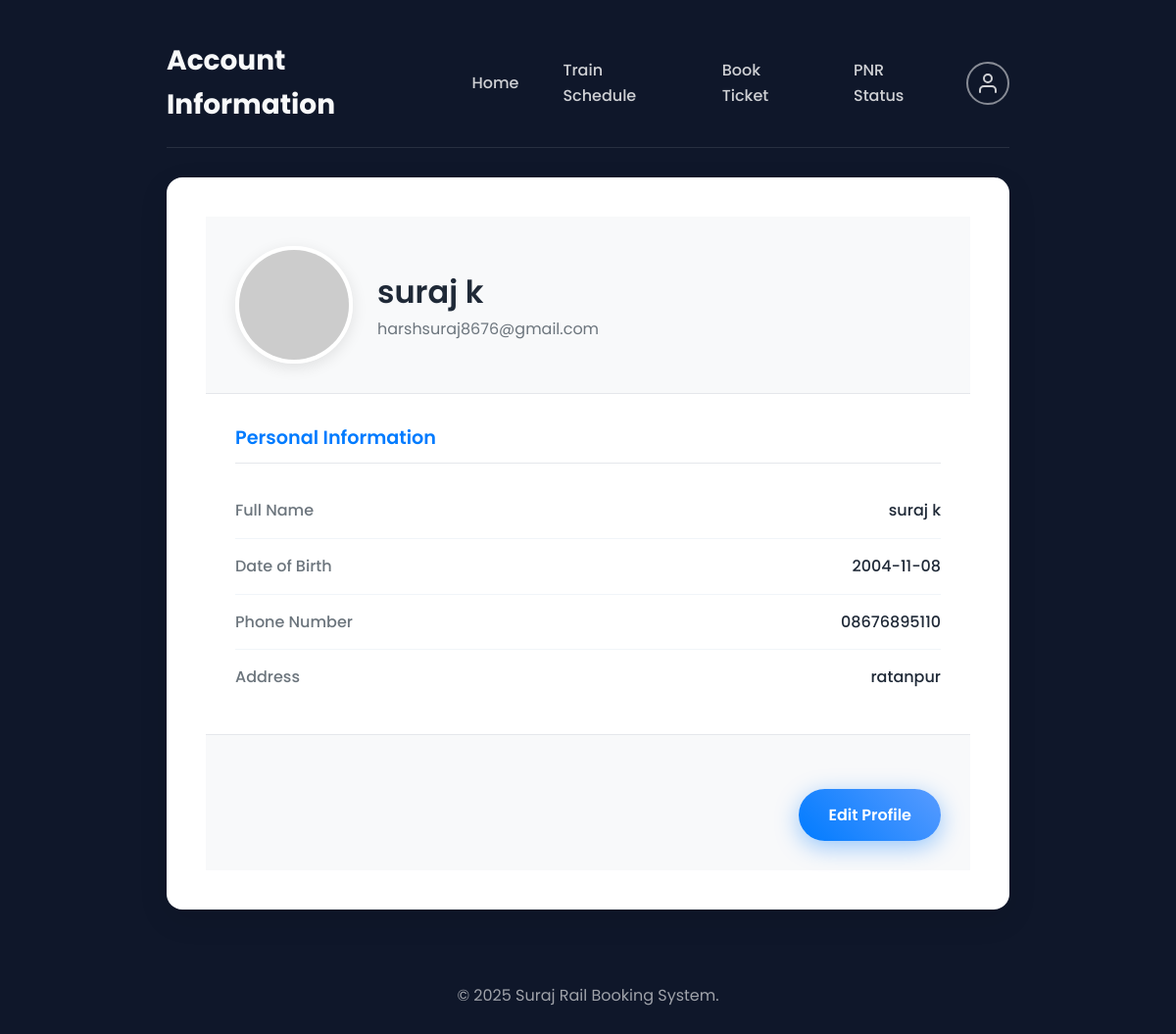
Screenshot of /profile (signed in) with the database file from the repository.
### tables this page shows
CREATE TABLE users (
                    username TEXT PRIMARY KEY, 
                    password TEXT, 
                    full_name TEXT,
                    email TEXT,
                    phone TEXT,
                    dob TEXT,
                    address TEXT, 
                    profile_pic_url TEXT,
                    is_admin BOOLEAN DEFAULT 0
                );

### app.py (the view, shortened to what this page needs)
@app.route('/profile', methods=['GET', 'POST'])
def profile():
    if 'username' not in session:
        flash('Please log in to view your profile.', 'error')
        return redirect(url_for('login'))
    conn = sqlite3.connect('database.db')
    conn.row_factory = sqlite3.Row
    user = conn.execute('SELECT * FROM users WHERE username = ?', (session['username'],)).fetchone()
    conn.close()
    if not user:
        session.pop('username', None)
        session.pop('is_admin', None)
        flash('Your session was invalid. Please log in again.', 'error')
        return redirect(url_for('login'))
    edit_mode = request.args.get('edit', 'false').lower() == 'true'
    return render_template('profile.html', user=user, edit_mode=edit_mode)

### templates/profile.html (shortened to what this page needs)
{% extends "base.html" %}
{% block header %}Account Information{% endblock %}
{% block content %}
<div class="profile-page">
    {% if edit_mode %}
    <form action="{{ url_for('profile') }}" method="POST" class="modern-form">
        <h3>Edit Your Profile</h3>
        <div class="form-group">
            <label for="profile_pic_url">Profile Picture URL</label>
            <div class="input-with-icon">
                <svg xmlns="http://www.w3.org/2000/svg" width="24" height="24" viewBox="0 0 24 24" fill="none" stroke="currentColor" stroke-width="2" stroke-linecap="round" stroke-linejoin="round"><path d="M20 6L9 17l-5-5"/></svg>
                <input type="url" id="profile_pic_url" name="profile_pic_url" placeholder="https://example.com/image.jpg" value="{{ user.profile_pic_url or '' }}">
            </div>
        </div>
        <div class="form-group">
            <label for="full_name">Full Name</label>
            <div class="input-with-icon">
                <svg xmlns="http://www.w3.org/2000/svg" width="24" height="24" viewBox="0 0 24 24" fill="none" stroke="currentColor" stroke-width="2" stroke-linecap="round" stroke-linejoin="round"><path d="M20 21v-2a4 4 0 0 0-4-4H8a4 4 0 0 0-4 4v2"></path><circle cx="12" cy="7" r="4"></circle></svg>
                <input type="text" id="full_name" name="full_name" placeholder="Enter your full name" value="{{ user.full_name or '' }}">
            </div>
        </div>
        <div class="form-group">
            <label for="email">Email Address</label>
            <div class="input-with-icon">
                <svg xmlns="http://www.w3.org/2000/svg" width="24" height="24" viewBox="0 0 24 24" fill="none" stroke="currentColor" stroke-width="2" stroke-linecap="round" stroke-linejoin="round"><path d="M4 4h16c1.1 0 2 .9 2 2v12c0 1.1-.9 2-2 2H4c-1.1 0-2-.9-2-2V6c0-1.1.9-2 2-2z"></path><polyline points="22,6 12,13 2,6"></polyline></svg>
                <input type="email" id="email" name="email" placeholder="Enter your email" value="{{ user.email or '' }}">
            </div>
        </div>
        <div class="form-group">
            <label for="phone">Phone Number</label>
            <div class="input-with-icon">
                 <svg xmlns="http://www.w3.org/2000/svg" width="24" height="24" viewBox="0 0 24 24" fill="none" stroke="currentColor" stroke-width="2" stroke-linecap="round" stroke-linejoin="round"><path d="M22 16.92v3a2 2 0 0 1-2.18 2 19.79 19.79 0 0 1-8.63-3.07 19.5 19.5 0 0 1-6-6 19.79 19.79 0 0 1-3.07-8.67A2 2 0 0 1 4.11 2h3a2 2 0 0 1 2 1.72 12.84 12.84 0 0 0 .7 2.81 2 2 0 0 1-.45 2.11L8.09 9.91a16 16 0 0 0 6 6l1.27-1.27a2 2 0 0 1 2.11-.45 12.84 12.84 0 0 0 2.81.7A2 2 0 0 1 22 16.92z"></path></svg>
                <input type="tel" id="phone" name="phone" placeholder="Enter your phone number" value="{{ user.phone or '' }}">
            </div>
        </div>
        <div class="form-group">
            <label for="dob">Date of Birth</label>
            <div class="input-with-icon">
                <svg xmlns="http://www.w3.org/2000/svg" width="24" height="24" viewBox="0 0 24 24" fill="none" stroke="currentColor" stroke-width="2" stroke-linecap="round" stroke-linejoin="round"><rect x="3" y="4" width="18" height="18" rx="2" ry="2"></rect><line x1="16" y1="2" x2="16" y2="6"></line><line x1="8" y1="2" x2="8" y2="6"></line><line x1="3" y1="10" x2="21" y2="10"></line></svg>
                <input type="date" id="dob" name="dob" value="{{ user.dob or '' }}">
            </div>
        </div>
        <div class="form-group">
            <label for="address">Address</label>
            <div class="input-with-icon">
                <svg xmlns="http://www.w3.org/2000/svg" width="24" height="24" viewBox="0 0 24 24" fill="none" stroke="currentColor" stroke-width="2" stroke-linecap="round" stroke-linejoin="round"><path d="M20 9v11a2 2 0 0 1-2 2H6a2 2 0 0 1-2-2V9"/><path d="M9 22V12h6v10"/><path d="M2 10.6L12 2l10 8.6"/></svg>
                <input type="text" id="address" name="address" placeholder="Enter your address" value="{{ user.address or '' }}">
            </div>
        </div>
        <button type="submit" class="cta-button">Save Changes</button>
    </form>
    {% else %}
    <div class="profile-display">
        <div class="profile-header">
            <img src="{{ user.profile_pic_url or 'https://placehold.co/120x120/0f172a/FFF?text=' + user.username[0]|upper }}" alt="Profile Picture" class="profile-pic">
            <div class="profile-name">
                <h2>{{ user.full_name or user.username }}</h2>
                <p>{{ user.email or 'No email provided' }}</p>
            </div>
        </div>
        <div class="profile-details">
            <h3>Personal Information</h3>
            <div class="detail-item">
                <span class="detail-label">Full Name</span>
                <span class="detail-value">{{ user.full_name or 'Not set' }}</span>
            </div>
            <div class="detail-item">
                <span class="detail-label">Date of Birth</span>
                <span class="detail-value">{{ user.dob or 'Not set' }}</span>
            </div>
            <div class="detail-item">
                <span class="detail-label">Phone Number</span>
                <span class="detail-value">{{ user.phone or 'Not set' }}</span>
            </div>
            <div class="detail-item">
                <span class="detail-label">Address</span>
                <span class="detail-value">{{ user.address or 'Not set' }}</span>
            </div>
        </div>
        <div class="profile-actions">
            <a href="{{ url_for('profile', edit='true') }}" class="cta-button">Edit Profile</a>
        </div>
    </div>
    {% endif %}
</div>
{% endblock %}

### static/style.css (style rules this page uses)
:root { --primary-blue: #007BFF; --primary-blue-dark: #0056b3; --background-dark: #0f172a; --text-dark: #1f2937; --text-light: #f8f9fa; --text-muted: #6c757d; --card-background: #ffffff; --border-color: #e5e7eb; --success-bg: #d1fae5; --success-text: #065f46; --error-bg: #fee2e2; --error-text: #991b1b; }
* { margin: 0; padding: 0; box-sizing: border-box; }
body { font-family: 'Poppins', sans-serif; color: var(--text-dark); line-height: 1.6; min-height: 100vh; background-color: var(--background-dark); }
.cta-button { display: inline-block; background: linear-gradient(45deg, var(--primary-blue), #589bff); color: #fff; padding: 14px 30px; border-radius: 50px; text-decoration: none; font-weight: 600; margin-top: 25px; box-shadow: 0 6px 25px rgba(0, 123, 255, 0.4); transition: transform 0.3s ease, box-shadow 0.3s ease; border: none; }
.profile-page { padding: 0; }
.profile-header { display: flex; align-items: center; gap: 25px; padding: 30px; background-color: #f8f9fa; border-bottom: 1px solid var(--border-color); }
.profile-pic { width: 120px; height: 120px; border-radius: 50%; object-fit: cover; border: 4px solid #ffffff; box-shadow: 0 4px 15px rgba(0,0,0,0.1); }
.profile-name h2 { font-size: 2rem; font-weight: 600; margin: 0; }
.profile-name p { font-size: 1rem; color: var(--text-muted); }
.profile-details { padding: 30px; }
.profile-details h3 { font-size: 1.2rem; font-weight: 600; margin-bottom: 20px; padding-bottom: 10px; border-bottom: 1px solid var(--border-color); color: var(--primary-blue); }
.detail-item { display: flex; justify-content: space-between; padding: 15px 0; border-bottom: 1px solid #f1f5f9; }
.detail-item:last-child { border-bottom: none; }
.detail-label { font-weight: 500; color: var(--text-muted); }
.detail-value { font-weight: 500; color: var(--text-dark); }
.profile-actions { padding: 30px; text-align: right; background-color: #f8f9fa; border-top: 1px solid var(--border-color); }

### rows the page displays
users: full_name "suraj k", email "harshsuraj8676@gmail.com", dob "2004-11-08", phone "08676895110", address "ratanpur"
